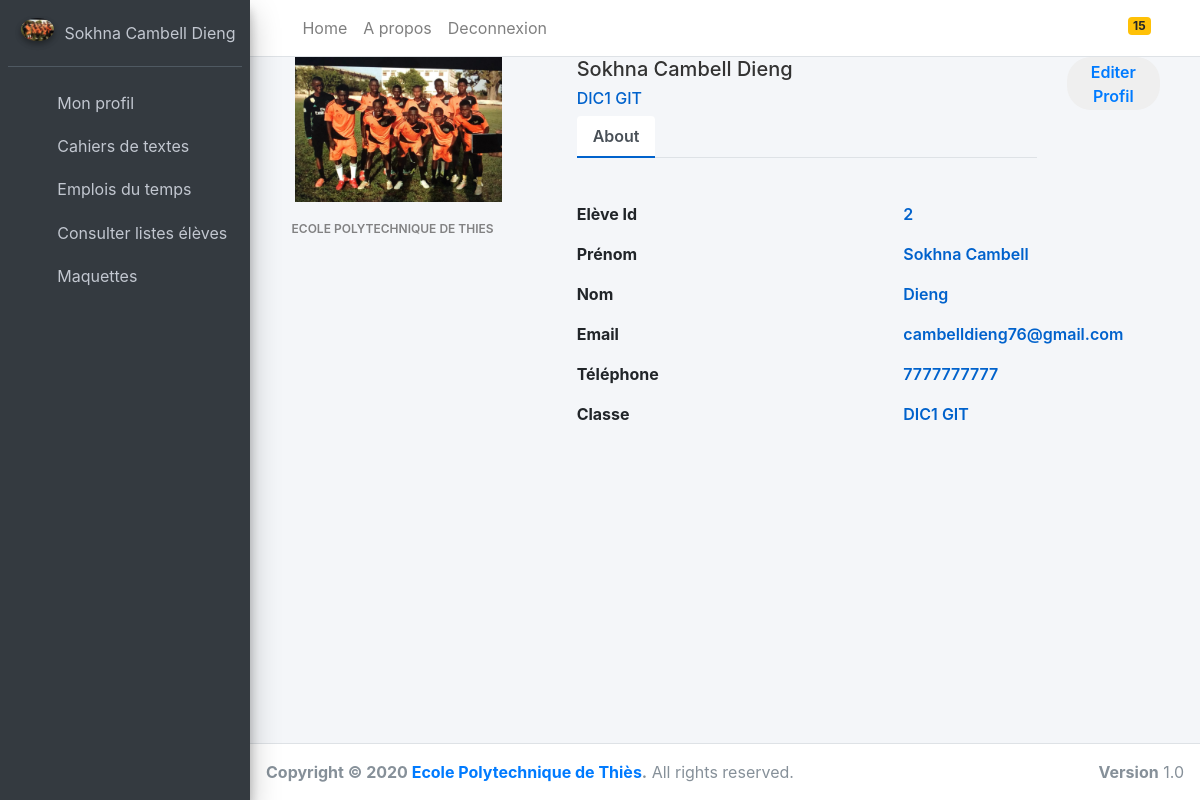
/authentification/profilEleve/2/, run on the app's committed database.
### authentification/models.py (models this page shows)
class Eleve(models.Model):
    prenom = models.CharField(max_length=40)
    nom = models.CharField(max_length=20)
    email = models.EmailField(unique=True, null=False)
    telephone = models.IntegerField()
    statut = models.CharField(default='simple', max_length=40)
    genre = models.CharField(max_length=20, default='genre')
    profil = models.ImageField(upload_to="photos/",default='/media/photos/avatar1.png/')
    mot_de_passe = models.CharField(null=False, max_length=40)
    classe = models.ForeignKey('Classe',on_delete=models.CASCADE)

class Classe(models.Model):
    nom_classe = models.CharField('nom_classe', max_length=10)
    departement = models.ForeignKey('Departement', on_delete=models.CASCADE)

### authentification/views.py (the view)
# urls.py: path('profilEleve/<int:cle>/', views.ProfilEleve, name='profilEleve'),
def ProfilEleve(request,cle):
	classe = Classe.objects.all()
	prof = Professeur.objects.all()
	dept = Departement.objects.all()
	el = Eleve.objects.get(pk=cle)
	return render(request, 'registration/profilEleve.html', {'eleve':el,'prof':prof,'dept':dept,'classe':classe})

### authentification/Templates/registration/profilEleve.html (shortened to what this page needs)
{% extends "registration/baseEleve.html" %}
{% block links %}
    {% load static %}
    <link href="{% static "profil/fichierCss.css" %}" rel="stylesheet">
    <link href="{% static "profil/bootstrap.min.css" %}" rel="stylesheet" id="bootstrap-css">
{% endblock %}
{% block content %}
<div class="content-wrapper">
    <div class="row">
        <div class="col-md-4">
            <div class="profile-img">
                <img src="{{ eleve.profil.url }}" alt="Image Not Found"/>
            </div>
        </div>
        <div class="col-md-6">
            <div class="profile-head">
                        <h5>
                            {{ eleve.prenom }} {{ eleve.nom }}
                        </h5>
                        <h6>
                            {{ eleve.classe.nom_classe }}
                        </h6>
                <ul class="nav nav-tabs" id="myTab" role="tablist">
                    <li class="nav-item">
                        <a class="nav-link active" id="home-tab" data-toggle="tab" href="#" role="tab" aria-controls="home" aria-selected="true">About</a>
                    </li>
                </ul>
            </div>
        </div>
        <div class="col-md-2">
            <button class="profile-edit-btn">
                <a href="#">Editer Profil</a>
            </button>
        </div>
    </div>
    <div class="row">
        <div class="col-md-4">
            <div class="profile-work">
                <p>ECOLE POLYTECHNIQUE DE THIES</p>
            </div>
        </div>
        <div class="col-md-8">
            <div class="tab-content profile-tab" id="myTabContent">
                <div class="tab-pane fade show active" id="home" role="tabpanel" aria-labelledby="home-tab">
                            <div class="row">
                                <div class="col-md-6">
                                    <label>Elève Id</label>
                                </div>
                                <div class="col-md-6">
                                    <p>{{ eleve.pk }}</p>
                                </div>
                            </div>
                            <div class="row">
                                <div class="col-md-6">
                                    <label>Prénom</label>
                                </div>
                                <div class="col-md-6">
                                    <p>{{ eleve.prenom }}</p>
                                </div>
                            </div>
                            <div class="row">
                                <div class="col-md-6">
                                    <label>Nom</label>
                                </div>
                                <div class="col-md-6">
                                    <p>{{ eleve.nom }}</p>
                                </div>
                            </div>
                            <div class="row">
                                <div class="col-md-6">
                                    <label>Email</label>
                                </div>
                                <div class="col-md-6">
                                    <p>{{ eleve.email }}</p>
                                </div>
                            </div>
                            <div class="row">
                                <div class="col-md-6">
                                    <label>Téléphone</label>
                                </div>
                                <div class="col-md-6">
                                    <p>{{ eleve.telephone }}</p>
                                </div>
                            </div>
                            <div class="row">
                                <div class="col-md-6">
                                    <label>Classe</label>
                                </div>
                                <div class="col-md-6">
                                    <p>{{ eleve.classe.nom_classe }}</p>
                                </div>
                            </div>
                </div>
            </div>
        </div>
    </div>
</div>
{% endblock %}

### authentification/Templates/registration/baseEleve.html (shortened to what this page needs)
{% load static %}
<!DOCTYPE html>
<html>
<head>
  <link rel="stylesheet" href="{% static "dashboard/plugins/fontawesome-free/css/all.min.css" %}">
  <link rel="stylesheet" href="{% static "dashboard/ionicons.min.css" %}">
  <link rel="stylesheet" href="{% static "dashboard/plugins/tempusdominus-bootstrap-4/css/tempusdominus-bootstrap-4.min.css" %}">
  <link rel="stylesheet" href="{% static "dashboard/plugins/icheck-bootstrap/icheck-bootstrap.min.css" %}">
  <link rel="stylesheet" href="{% static "dashboard/plugins/jqvmap/jqvmap.min.css" %}">
  <link rel="stylesheet" href="{% static "dashboard/dist/css/adminlte.min.css" %}">
  <link rel="stylesheet" href="{% static "dashboard/plugins/overlayScrollbars/css/OverlayScrollbars.min.css" %}">
  <link rel="stylesheet" href="{% static "dashboard/plugins/daterangepicker/daterangepicker.css" %}">
  <link rel="stylesheet" href="{% static "dashboard/plugins/summernote/summernote-bs4.css" %}">
  <link rel="stylesheet" href="{% static "dashboard/cameïrou.css" %}">
  {% block links %}{% endblock %}
</head>
<body class="hold-transition sidebar-mini layout-fixed">
<div class="wrapper">
  {% block navbar %}
  <nav class="main-header navbar navbar-expand navbar-white navbar-light">
    <ul class="navbar-nav">
      <li class="nav-item">
        <a class="nav-link" data-widget="pushmenu" href="#"><i class="fas fa-bars"></i></a>
      </li>
      <li class="nav-item d-none d-sm-inline-block">
        <a href="registration/dashboardEleve.html" class="nav-link">Home</a>
      </li>
      <li class="nav-item d-none d-sm-inline-block">
        <a href="#" class="nav-link">A propos</a>
      </li>
      <li class="nav-item d-none d-sm-inline-block">
        <a href="{% url 'connexion' %}" class="nav-link">Deconnexion</a>
      </li>
    </ul>
    <ul class="navbar-nav ml-auto">
      <li class="nav-item dropdown">
        <a class="nav-link" data-toggle="dropdown" href="#">
          <span class="badge badge-warning navbar-badge">15</span>
        </a>
      </li>
      <li class="nav-item">
        <a class="nav-link" data-widget="control-sidebar" data-slide="true" href="#">
          <i class="fas fa-th-large"></i>
        </a>
      </li>
    </ul>
  </nav>
  {% endblock %}
  {% block sidebar %}
  <aside class="main-sidebar sidebar-dark-primary elevation-4">
    <div class="sidebar">
      <div class="user-panel mt-3 pb-3 mb-3 d-flex">
        <div class="image">
          <img src="{{ eleve.profil.url }}" class="img-circle elevation-2" alt="User Image">
        </div>
        <div class="info">
          <a href="{% url 'profilEleve' eleve.pk %}" class="d-block">{{eleve.prenom}} {{eleve.nom}}</a>
        </div>
      </div>
      <nav class="mt-2">
        <ul class="nav nav-pills nav-sidebar flex-column" data-widget="treeview" role="menu" data-accordion="false">
          <li class="nav-item has-treeview">
            <a href="{% url 'profilEleve' eleve.pk %}" class="nav-link">
              <i class="nav-icon far fa-image"></i>
              <p>
                Mon profil
              </p>
            </a>
          </li>
          <li class="nav-item">
            <a href="{% url 'CDT' 1 eleve.pk %}" class="nav-link">
              <i class="nav-icon fas fa-book"></i>
              <p>
                Cahiers de textes
              </p>
            </a>
          </li>
          <li class="nav-item">
            <a href="{% url 'EDT' 1 eleve.pk %}" class="nav-link">
              <i class="nav-icon fas fa-book"></i>
              <p>
                Emplois du temps
              </p>
            </a>
          </li>
          <li class="nav-item has-treeview">
            <a href="#" class="nav-link">
              <i class="nav-icon fas fa-book"></i>
              <p>
                Consulter listes élèves
                <i class="fas fa-angle-left right"></i>
              </p>
            </a>
          </li>
          <li class="nav-item has-treeview">
            <a href="{% url 'Maquette' 1 eleve.pk %}" class="nav-link">
              <i class="nav-icon fas fa-book"></i>
              <p>
                Maquettes
              </p>
            </a>
          </li>
        </ul>
      </nav>
    </div>
  </aside>
  {% endblock %}
  {% block content %}{% endblock %}
  {% block footer %}
  <footer class="main-footer">
    <strong>Copyright &copy; 2020 <a href="http://ept.sn">Ecole Polytechnique de Thiès</a>.</strong>
    All rights reserved.
    <div class="float-right d-none d-sm-inline-block">
      <b>Version</b> 1.0
    </div>
  </footer>
  {% endblock %}
</div>
</body>
</html>

### authentification/static/profil/fichierCss.css (style rules this page uses)
body { background: -webkit-linear-gradient(left, #3931af, #00c6ff); }
.profile-img { text-align: center; }
.profile-img img { width: 70%; height: 100%; }
.profile-head h5 { color: #333; }
.profile-head h6 { color: #0062cc; }
.profile-edit-btn { border: none; border-radius: 1.5rem; width: 70%; padding: 2%; font-weight: 600; color: #6c757d; cursor: pointer; }
.profile-head .nav-tabs { margin-bottom:5%; }
.profile-head .nav-tabs .nav-link { font-weight:600; border: none; }
.profile-head .nav-tabs .nav-link.active { border: none; border-bottom:2px solid #0062cc; }
.profile-work { padding: 14%; margin-top: -15%; }
.profile-work p { font-size: 12px; color: #818182; font-weight: 600; margin-top: 10%; }
.profile-tab label { font-weight: 600; }
.profile-tab p { font-weight: 600; color: #0062cc; }

### data on the page
Eleve: profil (picture), prenom "Sokhna Cambell", nom "Dieng", classe.nom_classe "DIC1 GIT", pk "2", email "cambelldieng76@gmail.com", telephone "7777777777"
